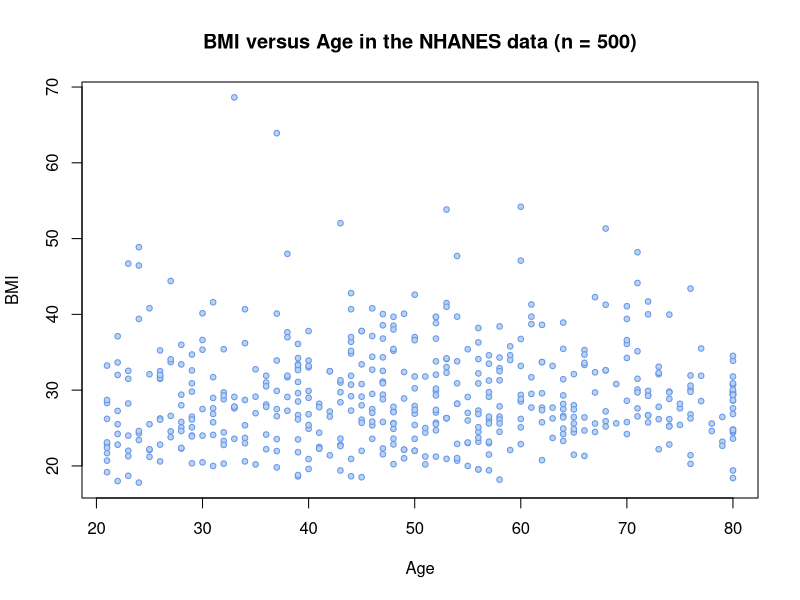
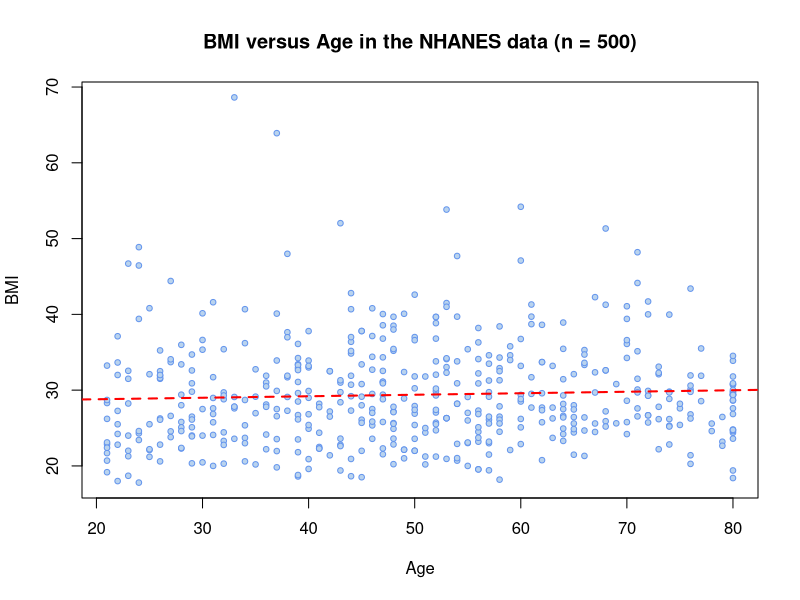
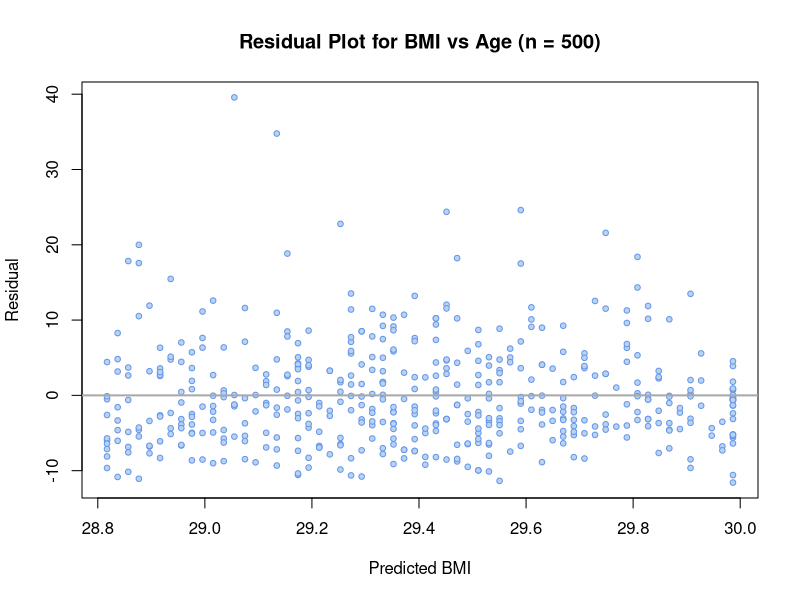
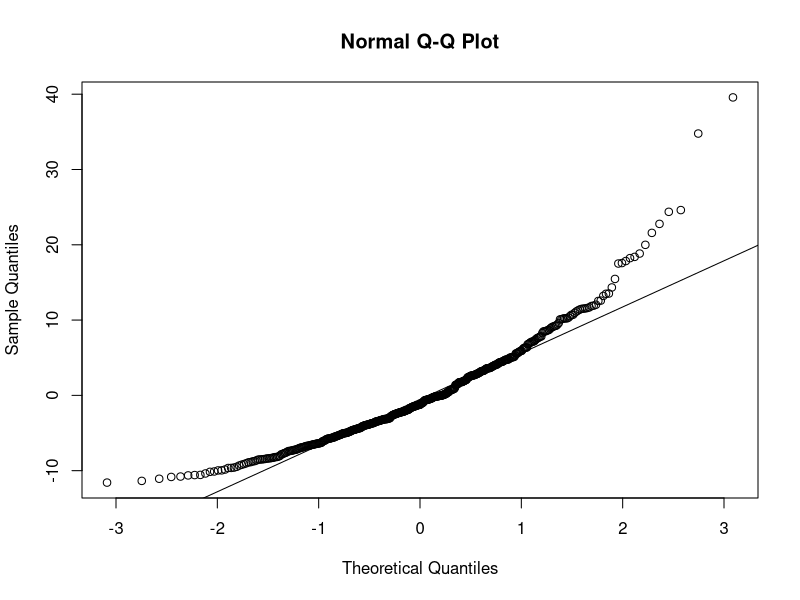

These figures' R source, in order:
## ---- chunk 1
#| label: read-data

nhanes <- read.csv("nhanes_samp_adult_500.csv")
## ---- chunk 2
#| label: scatterplot
#| output-location: slide

#plot the data
plot(BMI ~ Age, 
     data = nhanes,
     main = "BMI versus Age in the NHANES data (n = 500)",
     pch = 21, 
     col = "cornflowerblue",
     bg = "slategray2",
     cex = 0.75)
## ---- chunk 3
#| label: model1

mod1 <- lm(BMI ~ Age,
           data = nhanes)

mod1
## ---- chunk 4
#| label: summarize-mod1

summary(mod1)
## ---- chunk 5
#| label: scatterplot-with-line
#| output-location: slide

#plot the data
plot(BMI ~ Age, 
     data = nhanes,
     main = "BMI versus Age in the NHANES data (n = 500)",
     pch = 21, 
     col = "cornflowerblue",
     bg = "slategray2",
     cex = 0.75)

abline(mod1, 
       col = "red",
       lty = 2,
       lwd = 2)
## ---- chunk 6
#| label: centering-covariates

# Approach 1: Create a new variable
nhanes <- transform(nhanes,
                    Age_cen = Age - mean(Age))

mod2 <- lm(BMI ~ Age_cen, data = nhanes)

# Approach 2: Inline centering
mod3 <- lm(BMI ~ I(Age - mean(Age)),
           data = nhanes)
## ---- chunk 7
mod1
mod2
mod3
## ---- chunk 8
#| label: extract-residuals

mod1.resids <- residuals(mod1)
mod1.resids[1:5]

mod1.resids <- mod1$residuals
mod1.resids[1:5]
## ---- chunk 9
#| label: extract-pred

mod1.pred <- predict(mod1)
mod1.pred[1:5]

mod1.pred <- mod1$fitted.values
mod1.pred[1:5]
## ---- chunk 10
#| label: resid-fitted-plot
#| output-location: slide
plot(mod1.resids ~ mod1.pred,
     main = "Residual Plot for BMI vs Age (n = 500)",
     xlab = "Predicted BMI", ylab = "Residual",
     pch = 21, col = "cornflowerblue", bg = "slategray2", 
     cex = 0.75)

abline(h = 0, lwd = 2, col = "darkgray")
## ---- chunk 11
#| label: resid-fitted-plot
#| echo: false
## ---- chunk 12
#| label: qq-plot

qqnorm(mod1$residuals)
qqline(mod1$residuals) # add 45deg line
## ---- chunk 13
#| label: qq-plot
#| output-location: column
